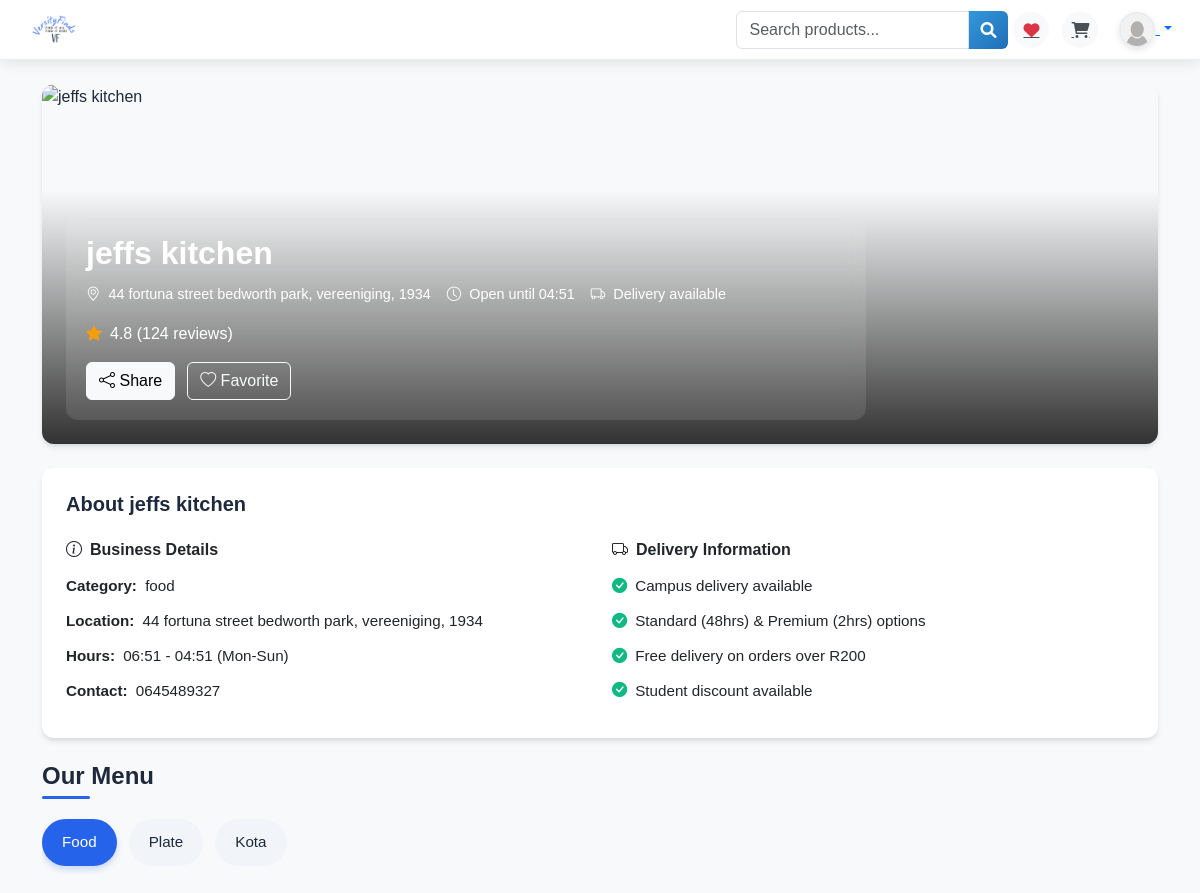
The app's page /shop/view_business_products/24 with its own data.
### seller/wrap_models/business_model.py (models this page shows, shortened)
class BusinessInformation(models.Model):
    BUSINESS_CATEGORIES = [
        ('dropship', 'Dropship'),
        ('food', 'Food & beverages'),
        ('clothing', 'Clothing'),
        ('technology', 'Technology'),
        ('other', 'Other'),
    ]
    name = models.CharField(max_length=200)
    business_type = models.CharField(max_length=200)
    description = models.TextField()
    registration_number = models.CharField(max_length=200, unique=False)
    category = models.CharField(max_length=50, choices=BUSINESS_CATEGORIES, default='other')
    phone = models.CharField(max_length=20, blank=True, null=False)
    telephone = models.CharField(max_length=20, blank=True, null=True)
    email = models.CharField(max_length=200,unique=False)
    owner = models.ForeignKey(User, on_delete=models.CASCADE, related_name="businesses")
    open_time = models.CharField(max_length=50)
    close_time = models.CharField(max_length=50)
    date_created = models.DateTimeField(auto_now_add=True)
    status = models.CharField(max_length=50, default="pending")
    account_code = models.CharField(max_length=200,default="",null=True)
    class Meta:
        verbose_name_plural = "Businesses"

class Address(models.Model):
    PROVINCE_CHOICES = [
        ('GP', 'Gauteng'),
    ]
    ADDRESS_TYPES = [
        ('residential', 'Residential'),
        ('business', 'Business'),
        ('postal', 'Postal'),
        ('other', 'Other'),
    ]
    business = models.ForeignKey(BusinessInformation, on_delete=models.CASCADE, related_name="addresses")
    address_line_1 = models.CharField(max_length=255, verbose_name="Street Address")
    address_line_2 = models.CharField(max_length=255, blank=True, null=True, verbose_name="Complex/Apartment")
    suburb = models.CharField(max_length=100, verbose_name="Suburb")
    city = models.CharField(max_length=100, verbose_name="City/Municipality")
    province = models.CharField(max_length=2, choices=PROVINCE_CHOICES, verbose_name="Province")
    postal_code = models.CharField(max_length=4, verbose_name="Postal Code")  # SA postal codes are 4 digits
    latitude = models.DecimalField(max_digits=9, decimal_places=6, blank=True, null=True)
    longitude = models.DecimalField(max_digits=9, decimal_places=6, blank=True, null=True)
    address_type = models.CharField(max_length=20, choices=ADDRESS_TYPES, default='business', verbose_name="Address Type")
    created_at = models.DateTimeField(auto_now_add=True)
    updated_at = models.DateTimeField(auto_now=True)
    class Meta:
        verbose_name_plural = "Addresses"

### seller/wrap_models/product_model.py (models this page shows, shortened)
class Product(models.Model):
    CATEGORIES = [
        ('dropship', 'Dropship'),
        ('food', 'Food & Beverages'),
        ('clothing', 'Clothing'),
        ('technology', 'Technology'),
        ('other', 'Other'),
    ]
    STATUS_CHOICES = [
        ('active', 'Active'),
        ('inactive', 'Inactive'),
        ('pending', 'Pending'),
        ('banned', 'banned'),
        ('reected', 'rejected'),
    ]
    business = models.ForeignKey(BusinessInformation, on_delete=models.CASCADE, related_name="products")
    name = models.CharField(max_length=200)
    category = models.CharField(max_length=50, choices=CATEGORIES, default='other')
    price = models.DecimalField(max_digits=10, decimal_places=2)
    quantity = models.PositiveIntegerField()
    description = models.TextField()
    small_description = models.TextField(null=True)
    status = models.CharField(max_length=50, choices=STATUS_CHOICES, default="pending")
    is_flagged = models.BooleanField(default=False)
    sales = models.PositiveIntegerField(default=0)
    timestamp = models.DateTimeField(auto_now_add=True, null=True)
    image = models.ImageField(upload_to="uploads/")

### shop/views.py (the view)
# urls.py: path('view_business_products/<int:business_id>', views.view_business_products, name='view_business_products'),
def view_business_products(request,business_id):
    products = Product.objects.filter(status="active").all()
    business = BusinessInformation.objects.filter(id=int(business_id)).first()  # Get the first business object
    products = Product.objects.filter(business=business).all()  # Get all products for the business
    address = Address.objects.filter(business=business).first()  # Get the first address for the business
    categories = {}
    for product in products:
        category = product.category
        if category not in categories:
            categories[category] = []
        categories[category].append(product)
    return render(request,'products/business_products.html',{'business':business,'categories':categories, 'address':address})

### shop/templates/products/business_products.html (shortened to what this page needs)
{% extends 'products/shop_base2.html' %}
{% block home %}
<div class="container py-4">
    <div class="business-hero">
        <img src="https://images.unsplash.com/photo-1555396273-367ea4eb4db5?ixlib=rb-4.0.3&ixid=M3wxMjA3fDB8MHxwaG90by1wYWdlfHx8fGVufDB8fHx8fA%3D%3D&auto=format&fit=crop&w=1374&q=80" class="business-hero-image" alt="{{business.name}}">
        <div class="business-hero-overlay">
            <div class="business-data">
                <h1 class="business-name">{{business.name}}</h1>
                <div class="business-meta">
                    <span class="business-meta-item">
                        <i class="bi bi-geo-alt"></i> {{address.address_line_1}} {{address.address_line_2}}, {{address.suburb}}, {{address.postal_code}}
                    </span>
                    <span class="business-meta-item">
                        <i class="bi bi-clock"></i> Open until {{business.close_time}}
                    </span>
                    <span class="business-meta-item">
                        <i class="bi bi-truck"></i> Delivery available
                    </span>
                </div>
                <div class="business-rating">
                    <i class="bi bi-star-fill"></i> 4.8 (124 reviews)
                </div>
                <div class="business-actions">
                    <button class="btn btn-light">
                        <i class="bi bi-share"></i> Share
                    </button>
                    <button class="btn btn-outline-light">
                        <i class="bi bi-heart"></i> Favorite
                    </button>
                </div>
            </div>
        </div>
    </div>
    <div class="card info-card mb-4">
        <div class="card-body p-4">
            <h3 class="info-card-title">About {{business.name}}</h3>
            <div class="row">
                <div class="col-md-6 mb-4 mb-md-0">
                    <h5 class="info-section-title">
                        <i class="bi bi-info-circle"></i> Business Details
                    </h5>
                    <ul class="info-list">
                        <li><strong>Category:</strong> {{business.category}}</li>
                        <li><strong>Location:</strong> {{address.address_line_1}} {{address.address_line_2}}, {{address.suburb}}, {{address.postal_code}}</li>
                        <li><strong>Hours:</strong> {{business.open_time}} - {{business.close_time}} (Mon-Sun)</li>
                        <li><strong>Contact:</strong> {{business.phone}}</li>
                    </ul>
                </div>
                <div class="col-md-6">
                    <h5 class="info-section-title">
                        <i class="bi bi-truck"></i> Delivery Information
                    </h5>
                    <div>
                        <div class="delivery-item">
                            <i class="bi bi-check-circle-fill"></i>
                            <span>Campus delivery available</span>
                        </div>
                        <div class="delivery-item">
                            <i class="bi bi-check-circle-fill"></i>
                            <span>Standard (48hrs) & Premium (2hrs) options</span>
                        </div>
                        <div class="delivery-item">
                            <i class="bi bi-check-circle-fill"></i>
                            <span>Free delivery on orders over R200</span>
                        </div>
                        <div class="delivery-item">
                            <i class="bi bi-check-circle-fill"></i>
                            <span>Student discount available</span>
                        </div>
                    </div>
                </div>
            </div>
        </div>
    </div>
    <h2 class="section-title">Our Menu</h2>
    <div class="category-tabs">
        {% for key, value in categories.items %}
            <button class="category-tab {% if forloop.first %}active{% endif %}" onclick="showCategory('{{ key }}')">{{ key }}</button>
        {% endfor %}
    </div>
</div>
{% endblock %}

### shop/templates/products/shop_base2.html (style rules this page uses)
body { font-family: 'Poppins', sans-serif; background-color: #f8f9fa; }

### records on screen
BusinessInformation: name "jeffs kitchen", close_time "04:51", category "food", open_time "06:51", phone "0645489327"
Address: address_line_1 "44 fortuna street", address_line_2 "bedworth park", suburb "vereeniging", postal_code "1934"
Product: category "Food"
Product: category "Plate"
Product: category "Kota"
